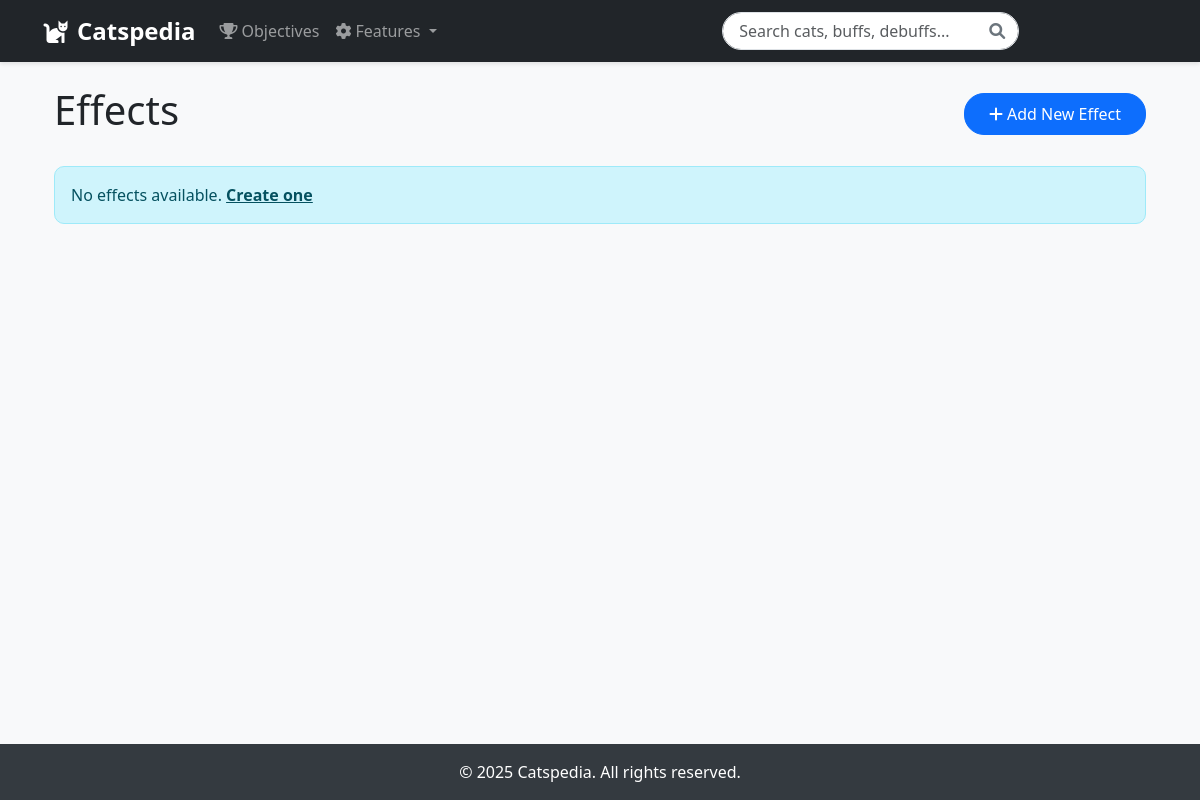
The app's page /effects/, older data.
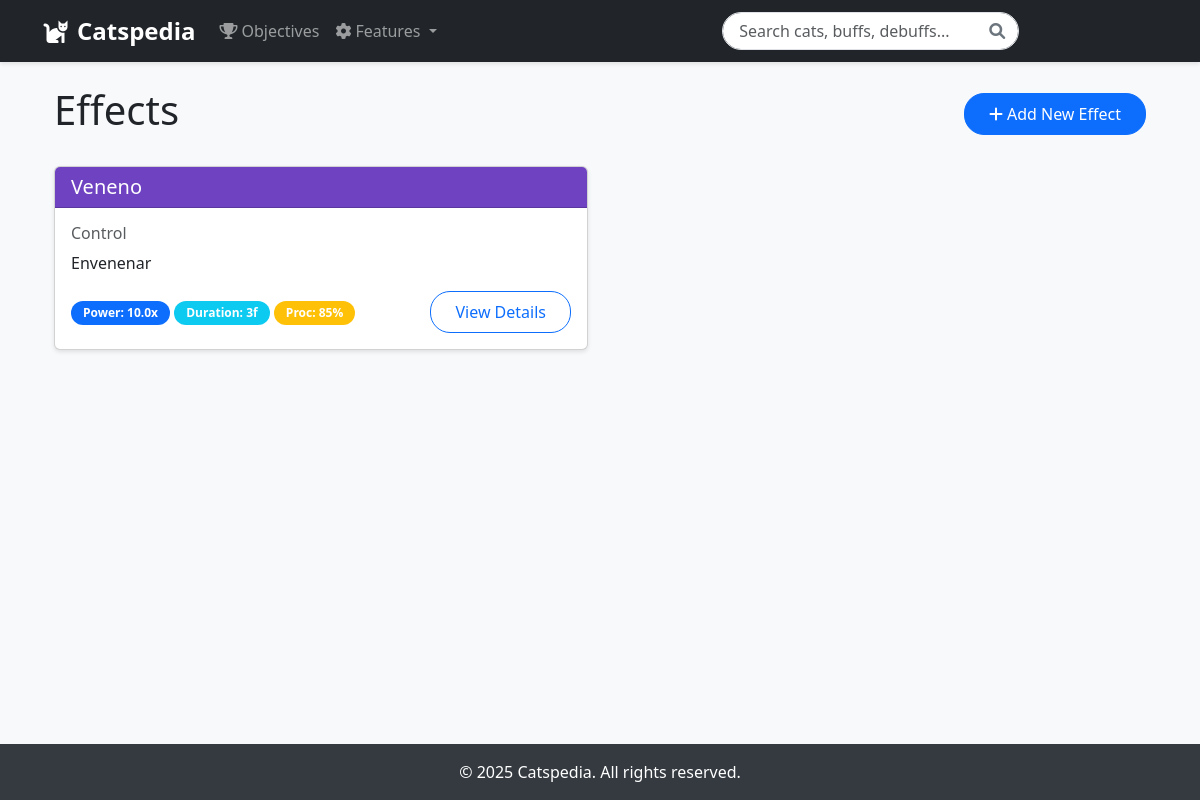
The same page, newer data.
### Catspedia/models.py (models this page shows, shortened)
class Effect(models.Model):
    name = models.CharField(max_length=100, unique=True)
    description = models.TextField(help_text="Description of what the effect does")
    effect_type = models.CharField(
        max_length=50,
        choices=[
            ('DAMAGE', 'Damage'),
            ('DEFENSE', 'Defense'),
            ('UTILITY', 'Utility'),
            ('CONTROL', 'Control'),
            ('SUPPORT', 'Support')
        ],
        default='DAMAGE'
    )
    base_power = models.FloatField(
        default=1.0,
        validators=[MinValueValidator(0.1)],
        help_text="Base power of the effect"
    )
    duration = models.IntegerField(
        validators=[MinValueValidator(1)],
        help_text='Duration in frames (1 frame = 1/30 second)'
    )
    cooldown = models.IntegerField(
        default=0,
        validators=[MinValueValidator(0)],
        help_text='Cooldown before the effect can be used again (in frames)'
    )
    area_of_effect = models.BooleanField(
        default=False,
        help_text="Whether the effect hits multiple targets"
    )
    proc_chance = models.IntegerField(
        default=100,
        validators=[MinValueValidator(0), MaxValueValidator(100)],
        help_text="Probability of the effect activating (0-100%)"
    )
    created_at = models.DateTimeField(auto_now_add=True)
    updated_at = models.DateTimeField(auto_now=True)
    class Meta:
        ordering = ['effect_type', 'name']
        verbose_name = "Effect"
        verbose_name_plural = "Effects"

### Catspedia/views.py (the view)
# urls.py: path("effects/", EffectListView.as_view(), name="effect-list"),
class EffectListView(ListView):
    model = Effect
    context_object_name = "effects"
    template_name = "catspedia/effect_list.html"

### templates/catspedia/effect_list.html (shortened to what this page needs)
{% extends 'catspedia/base.html' %}
{% block content %}
<div class="container">
    <div class="d-flex justify-content-between align-items-center mb-4">
        <h1>Effects</h1>
        <a href="{% url 'catspedia:effect-create' %}" class="btn btn-primary">
            <i class="fas fa-plus me-1"></i>Add New Effect
        </a>
    </div>
    <div class="row">
        {% for effect in effects %}
        <div class="col-md-6 mb-4">
            <div class="card">
                <div class="card-header bg-{{ effect.effect_type|lower }}">
                    <h5 class="card-title mb-0 text-white">{{ effect.name }}</h5>
                </div>
                <div class="card-body">
                    <h6 class="text-muted">{{ effect.get_effect_type_display }}</h6>
                    <p class="card-text">{{ effect.description|truncatewords:30 }}</p>
                    <div class="d-flex justify-content-between align-items-center">
                        <div>
                            <span class="badge bg-primary">Power: {{ effect.base_power }}x</span>
                            <span class="badge bg-info">Duration: {{ effect.duration }}f</span>
                            <span class="badge bg-warning">Proc: {{ effect.proc_chance }}%</span>
                        </div>
                        <a href="{% url 'catspedia:effect-detail' effect.pk %}" class="btn btn-outline-primary">View Details</a>
                    </div>
                </div>
            </div>
        </div>
        {% empty %}
        <div class="col-12">
            <div class="alert alert-info">
                No effects available. <a href="{% url 'catspedia:effect-create' %}" class="alert-link">Create one</a>
            </div>
        </div>
        {% endfor %}
    </div>
</div>
{% endblock %}

### templates/catspedia/base.html (shortened to what this page needs)
<!DOCTYPE html>
<html lang="en">
<head>
    <link href="https://cdn.jsdelivr.net/npm/bootstrap@5.3.0/dist/css/bootstrap.min.css" rel="stylesheet">
    <link href="https://cdnjs.cloudflare.com/ajax/libs/font-awesome/6.0.0/css/all.min.css" rel="stylesheet">
</head>
<body>
    <nav class="navbar navbar-expand-lg navbar-dark bg-dark mb-4">
        <div class="container">            <a class="navbar-brand" href="{% url 'catspedia:home' %}">
                <i class="fas fa-cat me-2"></i>Catspedia
            </a>
                        <div class="collapse navbar-collapse" id="navbarNav">
                <ul class="navbar-nav me-auto">
                    <li class="nav-item">
                        <a class="nav-link {% if request.resolver_match.url_name == 'objective-list' %}active{% endif %}"
                           href="{% url 'catspedia:objective-list' %}">
                            <i class="fas fa-trophy me-1"></i>Objectives
                        </a>
                    </li>
                    <li class="nav-item dropdown">
                        <a class="nav-link dropdown-toggle" href="#" id="featuresDropdown" role="button"
                           data-bs-toggle="dropdown" aria-expanded="false">
                            <i class="fas fa-cog me-1"></i>Features
                        </a>
                    </li>
                </ul><form class="search-form position-relative d-flex" method="get" action="{% url 'catspedia:search' %}">
                    <input type="search" name="q" class="form-control search-input"
                           placeholder="Search cats, buffs, debuffs..."
                           value="{{ request.GET.q|default:'' }}">
                    <button type="submit" class="search-button" title="Search">
                        <i class="fas fa-search" aria-hidden="true"></i>
                    </button>
                </form>
            </div>
        </div>
    </nav>
    <main class="container mb-4">
        {% block content %}{% endblock %}
    </main>
    <footer class="footer">
        <div class="container text-center">
            <p class="mb-0">&copy; {% now "Y" %} Catspedia. All rights reserved.</p>
        </div>
    </footer>
    <link href="https://cdn.jsdelivr.net/npm/tom-select@2.2.2/dist/css/tom-select.bootstrap5.min.css" rel="stylesheet">
</body>
</html>

### templates/catspedia/base.html (style rules this page uses)
:root { --primary-color: #3498db; --secondary-color: #2ecc71; --danger-color: #e74c3c; --warning-color: #f1c40f; --info-color: #9b59b6; }
body { min-height: 100vh; display: flex; flex-direction: column; background-color: #f8f9fa; }
.navbar { box-shadow: 0 2px 4px rgba(0,0,0,0.1); }
.navbar-brand { font-size: 1.5rem; font-weight: bold; }
.card { box-shadow: 0 2px 4px rgba(0,0,0,0.1); transition: transform 0.2s; }
.btn { border-radius: 20px; padding: 0.5rem 1.5rem; }
.footer { margin-top: auto; padding: 1rem 0; background-color: #343a40; color: white; }
.search-form { max-width: 500px; margin: 0 auto; }
.search-input { border-radius: 20px; padding-left: 1rem; padding-right: 3rem; }
.search-button { position: absolute; right: 0.5rem; top: 50%; transform: translateY(-50%); background: none; border: none; color: #6c757d; }
.form-control { border-radius: 20px; }
.badge { border-radius: 20px; padding: 0.5em 1em; }
.bg-control { background-color: #6f42c1; }

Row changes from the older to the newer data that the page shows:
added Effect: name "Veneno", effect_type "Control", description "Envenenar", base_power "10.0", duration "3", proc_chance "85"
Text that changed along with them:
text no longer shown: "No effects available. Create one"
